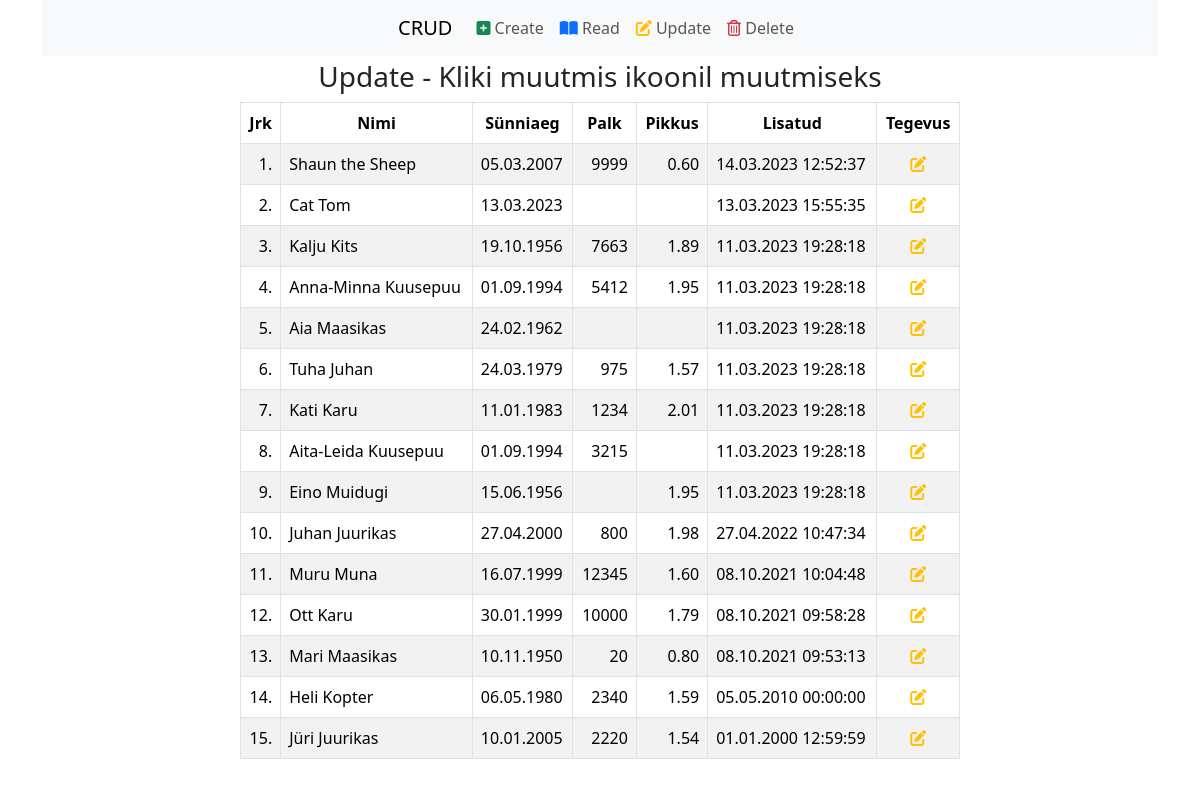
The app's page /index.php?page=update with its own data.
### tables this page shows
CREATE TABLE `simple` (
  `id` int(11) UNSIGNED NOT NULL COMMENT 'Mina olen oluline väli! I am an important field!',
  `name` varchar(20) NOT NULL,
  `birth` date NOT NULL,
  `salary` int(5) DEFAULT NULL,
  `height` decimal(3,2) DEFAULT NULL,
  `added` datetime NOT NULL
);

### config/mysqli.php (called while the page is built, shortened)
<?php
    class Db {
        function dbConnect() {
            $con = new mysqli(DB_SERVER, DB_USER, DB_PASS, DB_NAME);
            mysqli_set_charset($con, "utf8");
            return $con;
        }
        public function dbQuery($sql) {
            $con = $this->dbConnect();
            if($con) {
                $res = mysqli_query($con, $sql);
                return $res;
            }
            return false;
        }
    }
?>

### update.php (the view, shortened to what this page needs)
<div class="container">
    <div class="row">
        <div class="col-sm-2"></div>
        <div class="col-sm-8">
            <h3 class="text-center">Update - Kliki muutmis ikoonil muutmiseks</h3>
                <?php
            $sql = 'SELECT * FROM simple ORDER BY added DESC';
            $res = $database->dbQuery($sql);
            if($res !== FALSE) {
            ?>
                <table class="table table-bordered table-striped table-hover mt-2">
                    <thead class="text-center">
                        <tr>
                            <th>Jrk</th>
                            <th>Nimi</th>
                            <th>Sünniaeg</th>
                            <th>Palk</th>
                            <th>Pikkus</th>
                            <th>Lisatud</th>
                            <th>Tegevus</th>
                        </tr>
                    </thead>
                    <tbody>
                        <?php
                        foreach($res as $key=>$val) {
                        $date = new DateTime($val['birth']);
                        $birth = $date->format('d.m.Y');
                        $dateTime = new DateTime($val['added']);
                        $added = $dateTime->format('d.m.Y H:i:s');
                        ?>
                            <tr>
                                <td class="text-end"><?php echo ($key + 1); ?>.</td>
                                <td><?php echo $val['name']; ?></td>
                                <td><?php echo $birth; ?></td>
                                <td class="text-end"><?php echo $val['salary']; ?></td>
                                <td class="text-end"><?php echo $val['height']; ?></td>
                                <td><?php echo $added; ?></td>
                                <td class="text-center">
                                    <a href="<?php echo $_SERVER['PHP_SELF']; ?>?page=update-by-id&ids=<?php echo $val['id']; ?>"><i class="fa-solid fa-pen-to-square text-warning" title="Edit"></i></a>
                                </td>
                            </tr>
                        <?php
                        }
                        ?>
                    </tbody>
                </table>
            <?php
            } else {
            ?>
                <p class="text-danger fs-4 text-center fw-bold">Isikuid ei leitud</p>
            <?php
            }
            ?>
        </div>
        <div class="col-sm-2"></div>
    </div>
</div>

### records on screen
simple: name "Shaun the Sheep", birth "05.03.2007", salary "9999", height "0.60", added "14.03.2023 12:52:37"
simple: name "Cat Tom", birth "13.03.2023", added "13.03.2023 15:55:35"
simple: name "Kalju Kits", birth "19.10.1956", salary "7663", height "1.89", added "11.03.2023 19:28:18"
simple: name "Anna-Minna Kuusepuu", birth "01.09.1994", salary "5412", height "1.95", added "11.03.2023 19:28:18"
simple: name "Aia Maasikas", birth "24.02.1962", added "11.03.2023 19:28:18"
simple: name "Tuha Juhan", birth "24.03.1979", salary "975", height "1.57", added "11.03.2023 19:28:18"
simple: name "Kati Karu", birth "11.01.1983", salary "1234", height "2.01", added "11.03.2023 19:28:18"
simple: name "Aita-Leida Kuusepuu", birth "01.09.1994", salary "3215", added "11.03.2023 19:28:18"
simple: name "Eino Muidugi", birth "15.06.1956", height "1.95", added "11.03.2023 19:28:18"
simple: name "Juhan Juurikas", birth "27.04.2000", salary "800", height "1.98", added "27.04.2022 10:47:34"
simple: name "Muru Muna", birth "16.07.1999", salary "12345", height "1.60", added "08.10.2021 10:04:48"
simple: name "Ott Karu", birth "30.01.1999", salary "10000", height "1.79", added "08.10.2021 09:58:28"
simple: name "Mari Maasikas", birth "10.11.1950", salary "20", height "0.80", added "08.10.2021 09:53:13"
simple: name "Heli Kopter", birth "06.05.1980", salary "2340", height "1.59", added "05.05.2010 00:00:00"
simple: name "Jüri Juurikas", birth "10.01.2005", salary "2220", height "1.54", added "01.01.2000 12:59:59"
